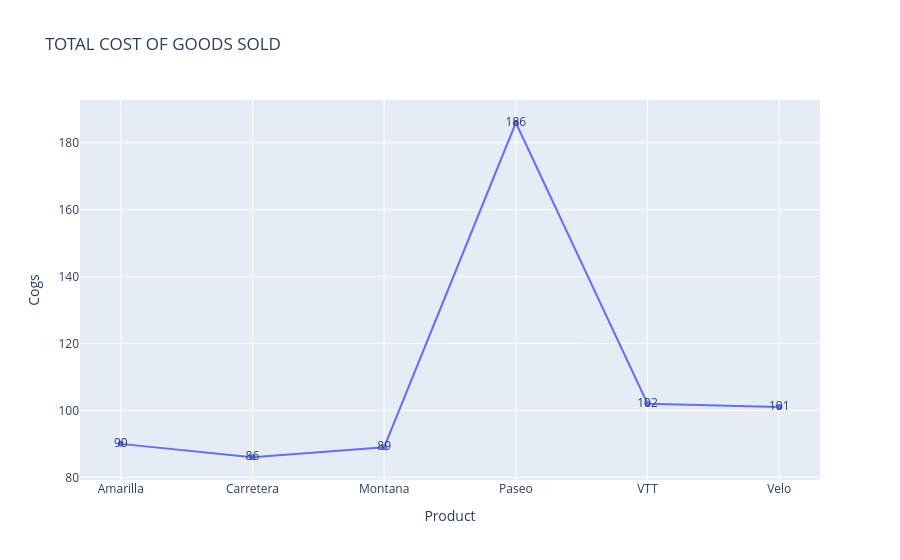

Notebook source saved alongside this figure:
### Code cell
fig = px.line(
    e,
    x="Product",
    y="Cogs",
    text="Cogs",
    title="TOTAL COST OF GOODS SOLD",
    markers=True
)

fig.update_layout(
    xaxis_title="Product",
    yaxis_title="Cogs"
)

fig.show()

### Figure 1 — Plotly figure (JSON) as saved in the notebook; plotly's stock layout.template omitted (floating-point values rounded to 4 significant figures)
{"data": [{"hovertemplate": "Product=%{x}<br>Cogs=%{text}<extra></extra>", "legendgroup": "", "line": {"color": "#636efa", "dash": "solid"}, "marker": {"symbol": "circle"}, "mode": "lines+markers+text", "name": "", "orientation": "v", "showlegend": false, "text": [90, 86, 89, 186, 102, 101], "type": "scatter", "x": ["Amarilla", "Carretera", "Montana", "Paseo", "VTT", "Velo"], "xaxis": "x", "y": [90, 86, 89, 186, 102, 101], "yaxis": "y"}], "layout": {"autosize": true, "legend": {"tracegroupgap": 0}, "title": {"text": "TOTAL COST OF GOODS SOLD"}, "xaxis": {"anchor": "y", "autorange": true, "domain": [0, 1], "range": [-0.3025, 5.303], "title": {"text": "Product"}, "type": "category"}, "yaxis": {"anchor": "x", "autorange": true, "domain": [0, 1], "range": [77.75, 194.3], "title": {"text": "Cogs"}, "type": "linear"}}}
